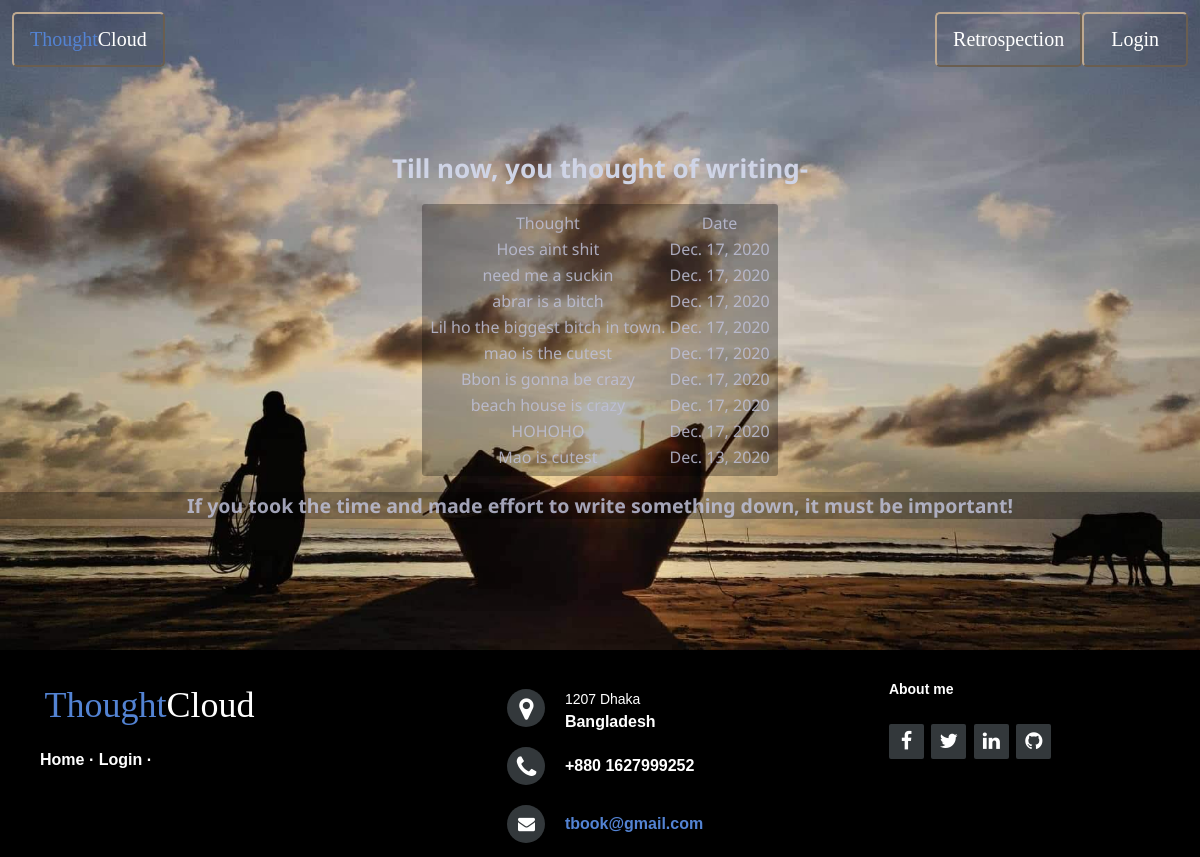
The page /retro/look on the database its author committed.
### retrospection/models.py (models this page shows, shortened)
class Thought(models.Model):
    thought = models.CharField( max_length=300)
    done = models.BooleanField(default = False)
    date = models.DateTimeField(default=timezone.now)

### retrospection/views.py (the view)
# urls.py: path('look', views.look, name = 'look'),
def look(request):
    all_thoughts = Thought.objects.all
    today = timezone.now().date()
    week = timezone.now().date() - timedelta(days=8)
    month = timezone.now().date() - timedelta(days=31)
    year = timezone.now().date() - timedelta(days=365)
    yesterday = timezone.now().date() - timedelta(days=1)
    data = Thought.objects.filter(date__gte=month, date__lt=today)
    return render(request, 'look.html', {'data' : data})

### retrospection/templates/look.html (shortened to what this page needs)
{% extends 'base.html' %}
{% block content %}
    <div class = "results">
    <form method = "GET" >
        <h1>Till now, you thought of writing- </h1>
        <table class="table">
            <thead class = "thead-dark">
                <tr>
                    <td>Thought</td>
                    <td>Date</td>
                </tr>
            </thead>
            <tbody>
                {% for obj in data%}
                <tr>
                    <td scope="row">{{ obj.thought }}</td>
                    <td>{{ obj.date.date}}</td>
                </tr>
                {% endfor %}
    </tbody>
        </table>
    <h2 id = "quote"> If you took the time and made effort to write something down, it must be important!</h3>
    </div>
{% endblock content %}

### templates/base.html (shortened to what this page needs)
{% load static%}
<!DOCTYPE html>
<html lang="en" dir="ltr">
<head>
	<link rel = "stylesheet" href = "{% static 'font_awesome/css/font-awesome.min.css' %}">
	<link rel = "stylesheet" href = "{% static 'css/cookie.css' %}">
	<link rel = "stylesheet" href = "{% static 'css/style.css' %}">
	<link rel="stylesheet" type="text/css" href="{% static 'css/style.css' %}" />
</head>
<div class="topnav">
	<button><a type= "button" class = "left active" href ="{% url 'tcloud' %}">Thought<span>Cloud</span></a></button>
	<div class = "right">
	<button><a type= "button" class = "inactive" href = "{% url 'login' %}">Login</a></button>
	<button><a type= "button" class = "inactive" href = "{% url 'retrospection' %}">Retrospection</a></button>
	</div>
</div>
<br><br><br>
<body background='{% static 'images/bg4.jpg' %}'>
	{% block content %}
	{% endblock content %}
	<br><br><br><br><br>
</body>
		<footer class="footer-distributed">
		<div class="footer-left">
		<h3>Thought<span>Cloud</span></h3>
		<p class="footer-links">
		<a href="{% url 'tcloud' %}">Home</a>
	·
		<a href="{% url 'login' %}">Login</a>
	·
		</p>
		</div>
		<div class="footer-center">
		<div>
		<i class="fa fa-map-marker"></i>
		<p><span>1207 Dhaka</span>Bangladesh</p>
		</div>
		<div>
		<i class="fa fa-phone"></i>
		<p>+880 1627999252</p>
		</div>
		<div>
		<i class="fa fa-envelope"></i>
		<p><a href="mailto:support@company.com">tbook@gmail.com</a></p>
		</div>
		</div>
		<div class="footer-right">
		<p class="footer-company-about">
		<span>About me</span>
		</p>
		<div class="footer-icons">
		<a href="https://www.facebook.com/shakirul10/" target = "_blank"><i class="fa fa-facebook"></i></a>
		<a href="https://twitter.com/shakirul360" target = "_blank"><i class="fa fa-twitter"></i></a>
		<a href="https://bd.linkedin.com/in/shakirul-islam-leeon-1904441a9" target = "_blank"><i class="fa fa-linkedin"></i></a>
		<a href="https://github.com/shakirul360" target = "_blank"><i class="fa fa-github"></i></a>
		</div>
		</div>
		</footer>
</html>

### retrospection/static/css/style.css (style rules this page uses)
html { height: 100%; }
body { color: rgb(40, 40, 58); background-color: rgb(0, 0, 0, 1); background-image: url(../images/bg4.jpg); background-repeat: no-repeat; background-position: center; background-repeat: no-repeat; background-size: cover; margin: 0; padding: 0; background-position-y:-250px; }
.topnav { background-color:rgb(0, 0, 0, 0); overflow: hidden; border-color: rgb(235, 214, 186)74); background-size: cover; margin: 1%; }
.topnav .right button { float: right; text-decoration: none; font: normal 20px 'Cookie', cursive; margin: 0; color: #e3e5e9; }
.topnav button .left { color: #5383d3; font: normal 20px 'Cookie', cursive; margin: 0; text-decoration: none; }
.topnav button .left span { color: #ffffff; }
.topnav .right button .inactive { text-decoration: none; color: white; }
body .results { color: rgb(207, 212, 230); font-size: small; font-style:initial; font-family: 'Noto Sans', sans-serif; text-align: center; margin: auto; }
body .results table { border-radius: 3px; padding: 5px; background-color:rgb(0, 0, 0, 0.3); color: rgba(190, 192, 216, 0.842); font-size: medium; font-style:initial; font-family: 'Noto Sans', sans-serif; text-align: center; margin: auto; }
body .results h2 { color:rgba(190, 192, 216, 0.842); background-color:rgb(0, 0, 0, 0.3); }
footer { position: relative; bottom: 0; }
.footer-distributed { background-color:rgba(0, 0, 0, 0.2); box-shadow: 0 1px 1px 0 rgba(0, 0, 0, 0.12); box-sizing: border-box; width: 100%; text-align: left; font: bold 16px sans-serif; padding: 4px 40px; margin-top: 50px; margin-left: 0%; height: 18%; text-decoration: none; }
.footer-distributed .footer-left, .footer-distributed .footer-center, .footer-distributed .footer-right { display: inline-block; vertical-align: top; }
.footer-distributed .footer-left { width: 40%; }
.footer-distributed h3 { color: #5383d3; font: normal 36px 'Cookie', cursive; margin: 1%; text-decoration: dashed; }
.footer-distributed h3 span { color: #ffffff; text-decoration: none; }
.footer-distributed .footer-links { color: #ffffff; margin: 20px 0 12px; padding: 0; }
.footer-distributed .footer-links a { display:inline-block; line-height: 1.8; text-decoration: none; color: inherit; }
.footer-distributed .footer-center { width: 35%; }
.footer-distributed .footer-center i { background-color: #33383b; color: #ffffff; font-size: 25px; width: 38px; height: 38px; border-radius: 50%; text-align: center; line-height: 42px; margin: 10px 15px; vertical-align: middle; }
.footer-distributed .footer-center i.fa-envelope { font-size: 17px; line-height: 38px; }
.footer-distributed .footer-center p { display: inline-block; color: #ffffff; vertical-align: middle; margin:0; }
.footer-distributed .footer-center p span { display:block; font-weight: normal; font-size:14px; line-height:2; }
.footer-distributed .footer-center p a { color: #5383d3; text-decoration: none;; }
.footer-distributed .footer-right { width: 20%; }
.footer-distributed .footer-company-about { line-height: 20px; color: #92999f; font-size: 13px; font-weight: normal; margin: 0; }
.footer-distributed .footer-company-about span { display: block; color: #ffffff; font-size: 14px; font-weight: bold; margin-bottom: 20px; }
.footer-distributed .footer-icons { margin-top: 25px; }
.footer-distributed .footer-icons a { display: inline-block; width: 35px; height: 35px; cursor: pointer; background-color: #33383b; border-radius: 2px; font-size: 20px; color: #ffffff; text-align: center; line-height: 35px; margin-right: 3px; margin-bottom: 5px; }

### rows shown on the page
Thought: thought "Hoes aint shit", date "Dec. 17, 2020"
Thought: thought "need me a suckin", date "Dec. 17, 2020"
Thought: thought "abrar is a bitch", date "Dec. 17, 2020"
Thought: thought "Lil ho the biggest bitch in town.", date "Dec. 17, 2020"
Thought: thought "mao is the cutest", date "Dec. 17, 2020"
Thought: thought "Bbon is gonna be crazy", date "Dec. 17, 2020"
Thought: thought "beach house is crazy", date "Dec. 17, 2020"
Thought: thought "HOHOHO", date "Dec. 17, 2020"
Thought: thought "Mao is cutest", date "Dec. 13, 2020"
